Frame 1 (no input): blank canvas, image omitted
Frame 60 (the mouse pressed at the canvas centre just before this capture): blank canvas, image omitted
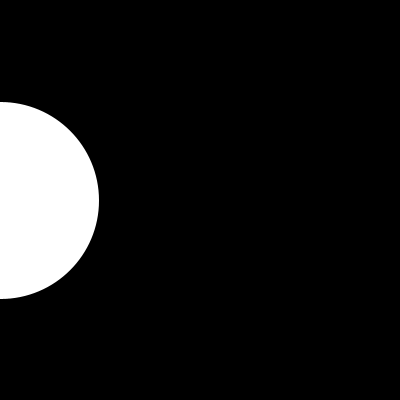
Frame 120 (the mouse held since frame 60 and released just before this capture)

The Processing sketch whose frames 1 and 60 were blank and that drew this single picture after the mouse press (run headless with seeded random() and noise(); from frame 60 on, the mouse is pressed at the canvas centre):

// Processing sketch: processing_60123
// ── processing_60123.pde

void setup() {
  size(400,400);
  

  
  background(255);
  
}

void draw() {
  
 if(mousePressed){
 fill(255);
strokeWeight(3);
  ellipse(0, height/2, mouseX, mouseX);
  
 }else{
   background(0);
  fill(255);
  strokeWeight(3);
  rect(0,0, mouseX, mouseX);
 //  rect(mouseX,mouseY, 50,50);
//background(255);

 }
}
